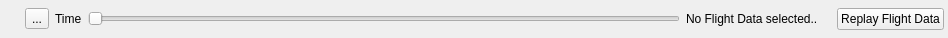
<?xml version="1.0" encoding="UTF-8"?>
<ui version="4.0">
 <class>QGCMAVLinkLogPlayer</class>
 <widget class="QWidget" name="QGCMAVLinkLogPlayer">
  <property name="geometry">
   <rect>
    <x>0</x>
    <y>0</y>
    <width>948</width>
    <height>38</height>
   </rect>
  </property>
  <property name="windowTitle">
   <string>Form</string>
  </property>
  <layout class="QHBoxLayout" name="horizontalLayout">
   <property name="leftMargin">
    <number>12</number>
   </property>
   <property name="topMargin">
    <number>0</number>
   </property>
   <property name="rightMargin">
    <number>4</number>
   </property>
   <property name="bottomMargin">
    <number>0</number>
   </property>
   <item>
    <widget class="QLabel" name="logCurrentTime">
     <property name="text">
      <string/>
     </property>
    </widget>
   </item>
   <item>
    <widget class="QToolButton" name="playButton">
     <property name="toolTip">
      <string>Start to replay Flight Data</string>
     </property>
     <property name="statusTip">
      <string>Start to replay Flight Data</string>
     </property>
     <property name="whatsThis">
      <string>Start to replay Flight Data</string>
     </property>
     <property name="text">
      <string>...</string>
     </property>
     <property name="icon">
      <iconset resource="../../qgcresources.qrc">
       <normaloff>:/res/Play</normaloff>:/res/Play</iconset>
     </property>
     <property name="checkable">
      <bool>true</bool>
     </property>
     <property name="checked">
      <bool>false</bool>
     </property>
    </widget>
   </item>
   <item>
    <widget class="QLabel" name="timeLabel">
     <property name="text">
      <string>Time</string>
     </property>
    </widget>
   </item>
   <item>
    <widget class="QSlider" name="positionSlider">
     <property name="maximum">
      <number>10000</number>
     </property>
     <property name="pageStep">
      <number>100</number>
     </property>
     <property name="tracking">
      <bool>false</bool>
     </property>
     <property name="orientation">
      <enum>Qt::Horizontal</enum>
     </property>
    </widget>
   </item>
   <item>
    <widget class="QLabel" name="logFileNameLabel">
     <property name="text">
      <string>No Flight Data selected..</string>
     </property>
    </widget>
   </item>
   <item>
    <widget class="QLabel" name="logLengthTime">
     <property name="text">
      <string/>
     </property>
    </widget>
   </item>
   <item>
    <widget class="QPushButton" name="selectFileButton">
     <property name="toolTip">
      <string>Select the Flight Data to replay</string>
     </property>
     <property name="statusTip">
      <string>Select the Flight Data to replay</string>
     </property>
     <property name="whatsThis">
      <string>Select the Flight Data to replay</string>
     </property>
     <property name="text">
      <string>Replay Flight Data</string>
     </property>
    </widget>
   </item>
  </layout>
 </widget>
 <resources>
  <include location="../../qgcresources.qrc"/>
 </resources>
 <connections/>
</ui>
